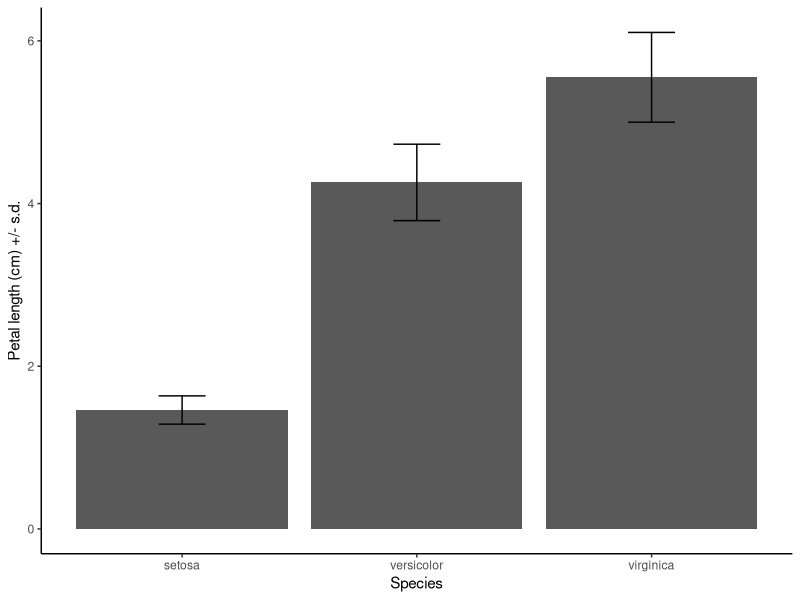

Here is the R script that generated this plot:
## ---- chunk 1
library(ggplot2)
## ---- chunk 2
data(iris)
## ---- chunk 3
library(dplyr)

Iris_summary <- iris %>% # the names of the new data frame and the data frame to be summarised
  group_by(Species) %>% # the grouping variable
  summarise(
    mean_PL = mean(Petal.Length), # calculates the mean of each group
    sd_PL = sd(Petal.Length), # calculates the standard deviation of each group
    n_PL = n(), # calculates the sample size per group
    SE_PL = sd(Petal.Length) / sqrt(n())
  ) # calculates the standard error of each group
## ---- chunk 4
IrisPlot <- ggplot(Iris_summary, aes(Species, mean_PL)) +
  geom_col() +
  geom_errorbar(aes(ymin = mean_PL - sd_PL, ymax = mean_PL + sd_PL), width = 0.2)

IrisPlot + labs(y = "Petal length (cm) +/- s.d.", x = "Species") + theme_classic()
## ---- chunk 5
date()
